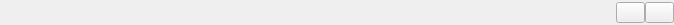
<ui version="4.0" >
 <class>xTitleBarClass</class>
 <widget class="QWidget" name="xTitleBarClass" >
  <property name="geometry" >
   <rect>
    <x>0</x>
    <y>0</y>
    <width>674</width>
    <height>25</height>
   </rect>
  </property>
  <property name="sizePolicy" >
   <sizepolicy vsizetype="Fixed" hsizetype="Preferred" >
    <horstretch>0</horstretch>
    <verstretch>0</verstretch>
   </sizepolicy>
  </property>
  <property name="minimumSize" >
   <size>
    <width>0</width>
    <height>25</height>
   </size>
  </property>
  <property name="maximumSize" >
   <size>
    <width>16777215</width>
    <height>25</height>
   </size>
  </property>
  <layout class="QHBoxLayout" name="horizontalLayout" >
   <property name="spacing" >
    <number>0</number>
   </property>
   <property name="margin" >
    <number>0</number>
   </property>
   <item>
    <widget class="QLabel" name="lblLogo" >
     <property name="minimumSize" >
      <size>
       <width>16</width>
       <height>16</height>
      </size>
     </property>
     <property name="maximumSize" >
      <size>
       <width>16</width>
       <height>16</height>
      </size>
     </property>
    </widget>
   </item>
   <item>
    <spacer name="horizontalSpacer_2" >
     <property name="orientation" >
      <enum>Qt::Horizontal</enum>
     </property>
     <property name="sizeType" >
      <enum>QSizePolicy::Fixed</enum>
     </property>
     <property name="sizeHint" stdset="0" >
      <size>
       <width>5</width>
       <height>20</height>
      </size>
     </property>
    </spacer>
   </item>
   <item>
    <widget class="QLabel" name="lblText" >
     <property name="minimumSize" >
      <size>
       <width>100</width>
       <height>16</height>
      </size>
     </property>
     <property name="maximumSize" >
      <size>
       <width>100</width>
       <height>16</height>
      </size>
     </property>
     <property name="palette" >
      <palette>
       <active>
        <colorrole role="WindowText" >
         <brush brushstyle="SolidPattern" >
          <color alpha="255" >
           <red>138</red>
           <green>138</green>
           <blue>138</blue>
          </color>
         </brush>
        </colorrole>
       </active>
       <inactive>
        <colorrole role="WindowText" >
         <brush brushstyle="SolidPattern" >
          <color alpha="255" >
           <red>138</red>
           <green>138</green>
           <blue>138</blue>
          </color>
         </brush>
        </colorrole>
       </inactive>
       <disabled>
        <colorrole role="WindowText" >
         <brush brushstyle="SolidPattern" >
          <color alpha="255" >
           <red>120</red>
           <green>120</green>
           <blue>120</blue>
          </color>
         </brush>
        </colorrole>
       </disabled>
      </palette>
     </property>
     <property name="font" >
      <font>
       <family>宋体</family>
       <pointsize>9</pointsize>
       <weight>75</weight>
       <italic>false</italic>
       <bold>true</bold>
       <underline>false</underline>
       <strikeout>false</strikeout>
      </font>
     </property>
    </widget>
   </item>
   <item>
    <spacer name="horizontalSpacer" >
     <property name="orientation" >
      <enum>Qt::Horizontal</enum>
     </property>
     <property name="sizeHint" stdset="0" >
      <size>
       <width>584</width>
       <height>20</height>
      </size>
     </property>
    </spacer>
   </item>
   <item>
    <widget class="QPushButton" name="btnMin" >
     <property name="sizePolicy" >
      <sizepolicy vsizetype="Fixed" hsizetype="Fixed" >
       <horstretch>0</horstretch>
       <verstretch>0</verstretch>
      </sizepolicy>
     </property>
     <property name="minimumSize" >
      <size>
       <width>29</width>
       <height>21</height>
      </size>
     </property>
     <property name="maximumSize" >
      <size>
       <width>29</width>
       <height>21</height>
      </size>
     </property>
     <property name="focusPolicy" >
      <enum>Qt::NoFocus</enum>
     </property>
    </widget>
   </item>
   <item>
    <widget class="QPushButton" name="btnClose" >
     <property name="sizePolicy" >
      <sizepolicy vsizetype="Fixed" hsizetype="Fixed" >
       <horstretch>0</horstretch>
       <verstretch>0</verstretch>
      </sizepolicy>
     </property>
     <property name="minimumSize" >
      <size>
       <width>29</width>
       <height>21</height>
      </size>
     </property>
     <property name="maximumSize" >
      <size>
       <width>29</width>
       <height>21</height>
      </size>
     </property>
     <property name="focusPolicy" >
      <enum>Qt::NoFocus</enum>
     </property>
    </widget>
   </item>
  </layout>
 </widget>
 <layoutdefault spacing="6" margin="11" />
 <resources/>
 <connections/>
</ui>
